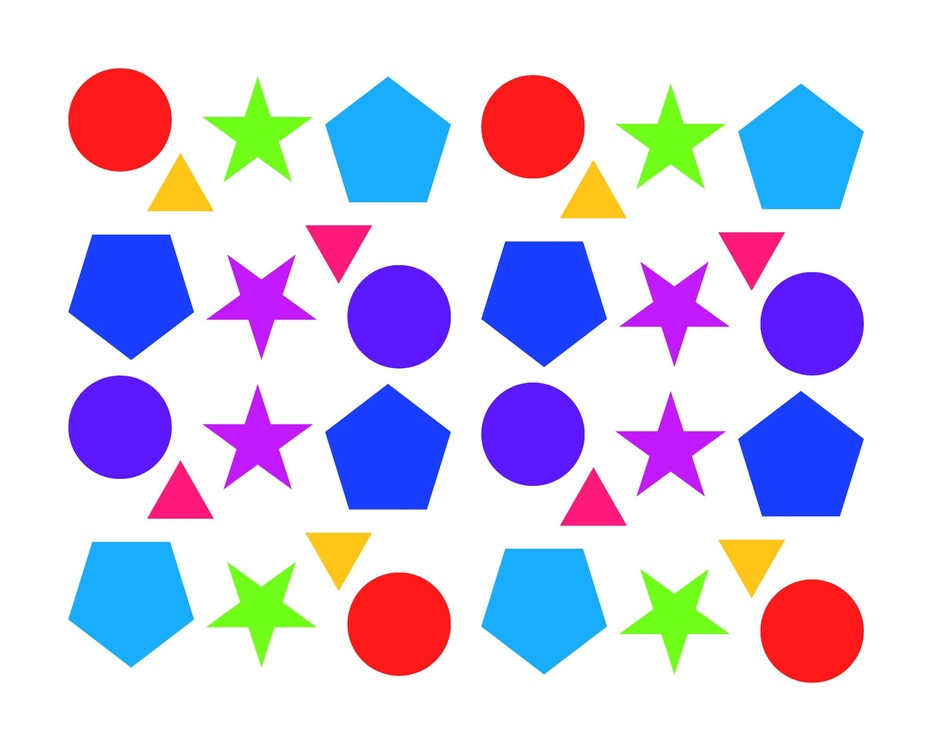
#> input picture 02-02-Detection/shape.jpg, 939 x 751 px, shrunk from 2000 x 1600 before the run
$ python colordetection.py
#> lines starting #> are read from the running program, lines starting #| are printed output that depends on the picture; after the words box and inside, x2 and y2 are one past the last pixel; in counts of white or black regions, pixels touching at a corner belong together
import numpy as np
import argparse
import cv2

# Construct the argument parse and parse the arguments
ap = argparse.ArgumentParser()
ap.add_argument("-i", "--image", help="path to the image", default="shape.jpg")  # Add a default value
args = vars(ap.parse_args())

# Load the image from the path provided by the argument
image = cv2.imread(args["image"])
#> image is the input picture: shape (751, 939, 3); mean B, G, R 234.1, 207.5, 213.8

if image is None:
    raise ValueError("Image not found or path is incorrect")

# Define the list of boundaries
boundaries = [
    ([17, 15, 100], [50, 56, 200]),
    ([86, 31, 4], [220, 88, 50]),
    ([25, 146, 190], [62, 174, 250]),
    ([103, 86, 65], [145, 133, 128])
]

# Loop over the boundaries
for (lower, upper) in boundaries:
    # Create NumPy arrays from the boundaries
    lower = np.array(lower, dtype="uint8")
    upper = np.array(upper, dtype="uint8")
    # Find the colors within the specified boundaries and apply the mask
    mask = cv2.inRange(image, lower, upper)
    output = cv2.bitwise_and(image, image, mask=mask)
    # Show the images
    cv2.imshow("Image", np.hstack([image, output]))
    cv2.waitKey(0)
#> this loop made 4 passes
#> pass 1, `mask = cv2.inRange(image, lower, upper)`:
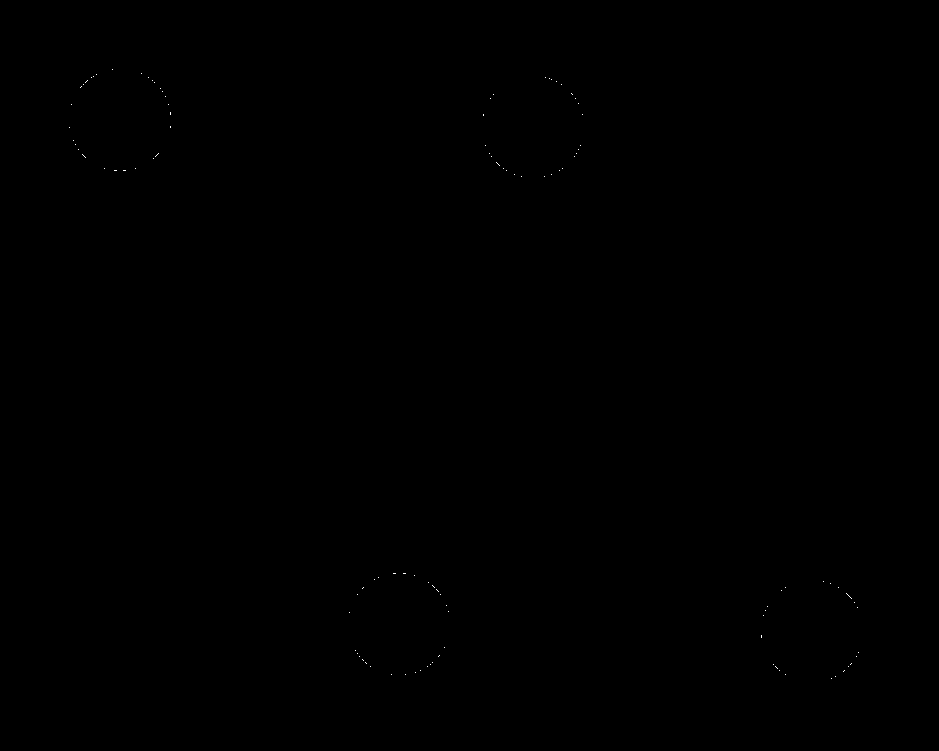
#> mask: shape (751, 939); 0.02% white in thin lines or dots, all inside (x1, y1, x2, y2) = (69, 69, 859, 679)
#> pass 1, `cv2.imshow("Image", np.hstack([image, output]))`:
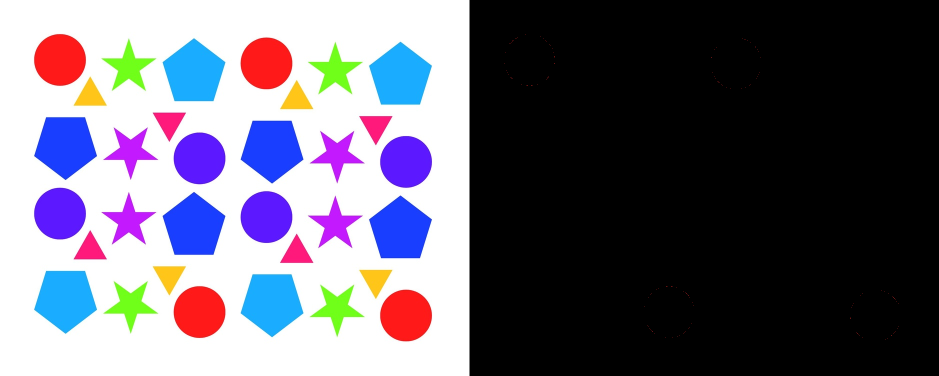
#> window 'Image': shape (751, 1878, 3) (shown at 1/2 size); mean B, G, R 117.1, 103.8, 106.9
#> pass 2, `mask = cv2.inRange(image, lower, upper)`:
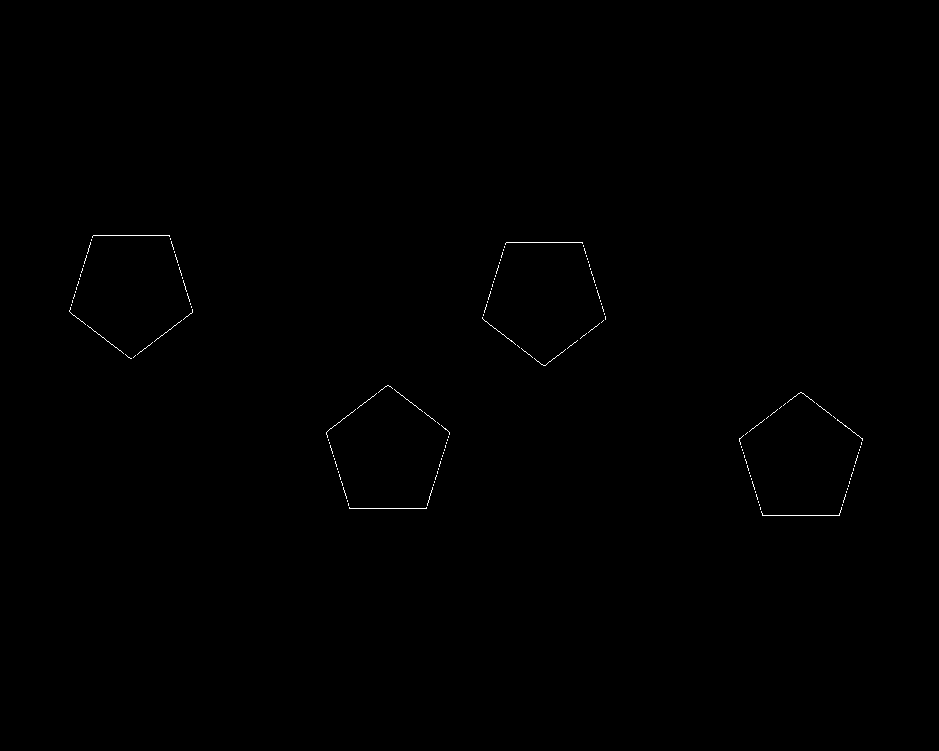
#> mask: shape (751, 939); 0.18% white in thin lines or dots, all inside (x1, y1, x2, y2) = (69, 235, 863, 516)

cv2.destroyAllWindows()
